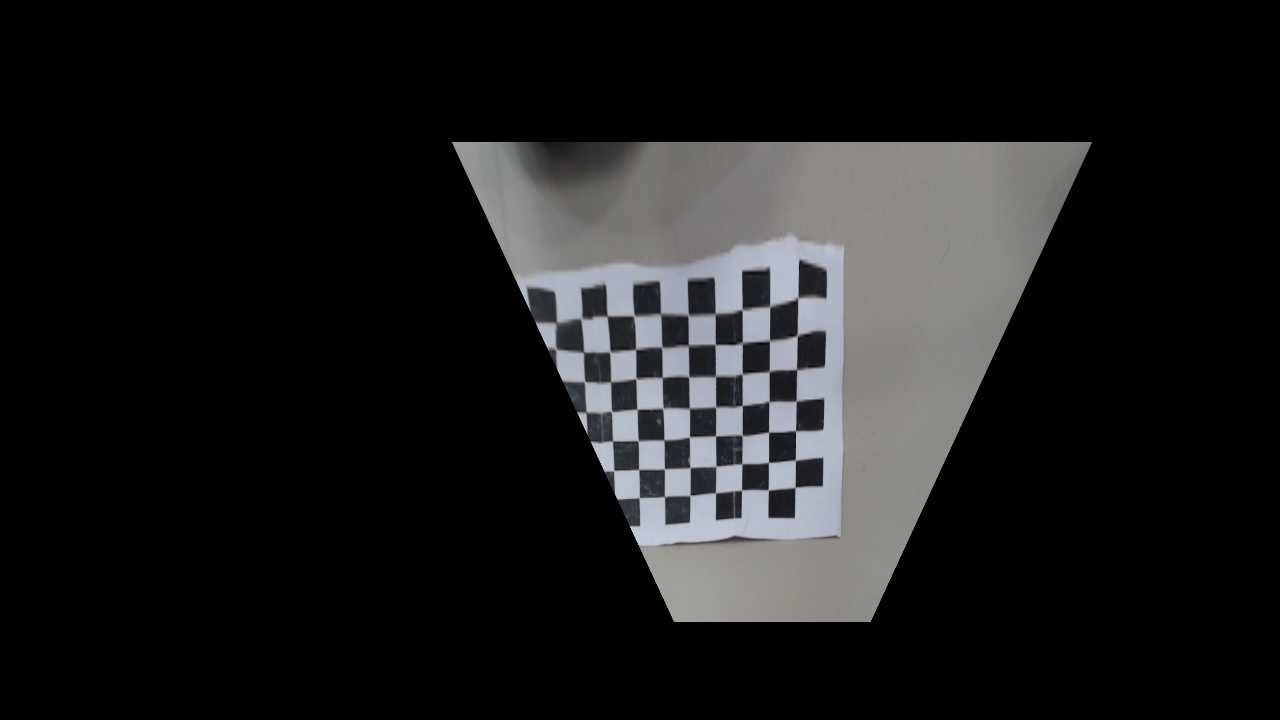
//> input picture Deva/working/f1.jpg, 1280 x 720 px
$ ./mask3   (built with g++ and OpenCV 4)
//> lines starting //> are read from the running program, lines starting //| are printed output that depends on the picture; after the words box and inside, x2 and y2 are one past the last pixel; in counts of white or black regions, pixels touching at a corner belong together
#include <opencv2/opencv.hpp>
#include <iostream>

using namespace cv;
using namespace std;

int main(int argc, char **argv) {

	// Load the image in BGR format
	Mat img  =  imread("f1.jpg");
//> img is the input picture: 720 rows x 1280 cols, CV_8UC3; mean B, G, R 28.5, 28.2, 28.1
	Mat img1 =  imread("f2.jpg");
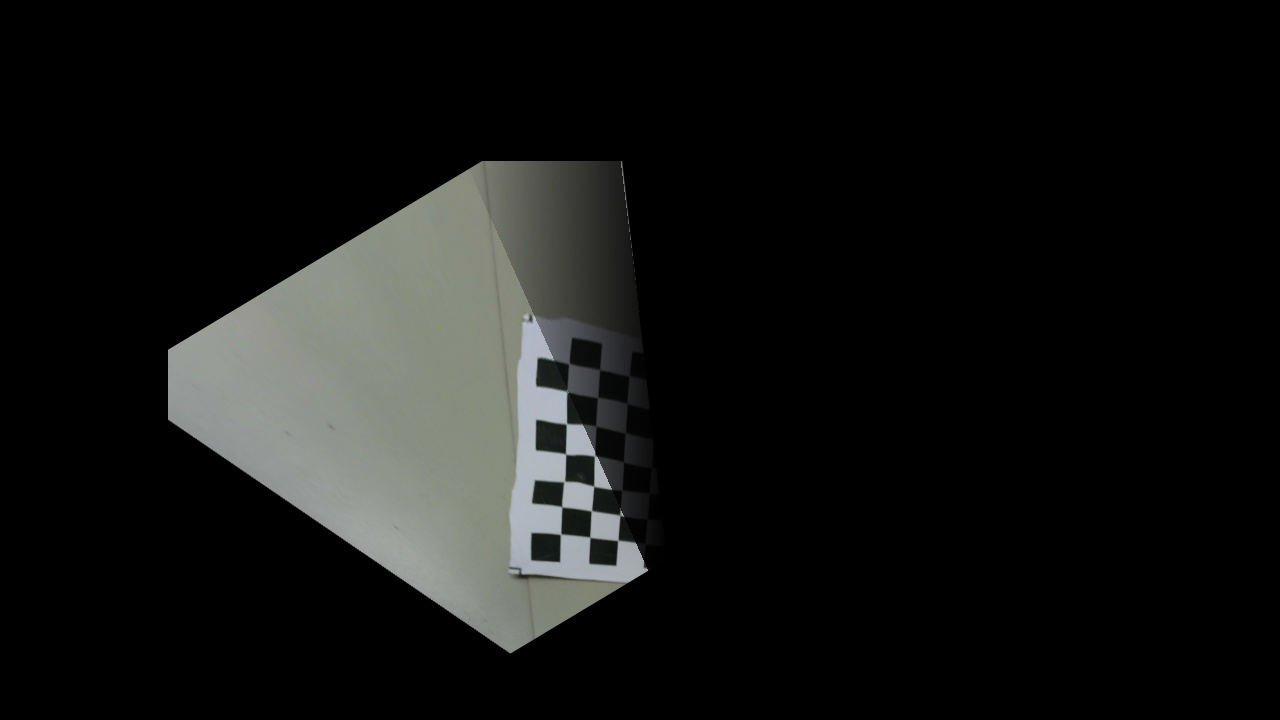
//> input picture Deva/working/f2.jpg, 1280 x 720 px
//> img1 is the input picture: 720 rows x 1280 cols, CV_8UC3; mean B, G, R 20.1, 21.3, 20.5

	// Check if the image is loaded correctly
	if (img.empty() || img1.empty()) {
		cerr << "Error loading image!" << endl;
		return -1;
	}

	int x_start = 416;  // x-coordinate of the top-left corner of the rectangle
	int y_start = 293;  // y-coordinate of the top-left corner
	int width   = 77;    // Width of the region
	int height  = 218;   // Height of the region

	// Extract the region of interest (ROI) from the original image
	cv::Mat roi = img(cv::Rect(x_start, y_start, width, height));
//> roi: 218 rows x 77 cols, CV_8UC3; every value is 0
	cv::Mat roi1 = img1(cv::Rect(x_start, y_start, width, height));
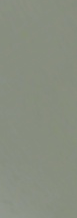
//> roi1: 218 rows x 77 cols, CV_8UC3; mean B, G, R 127.8, 141.8, 135.9

	// [9 lines of commented-out code are left out]

	cv::Mat gradient(roi.size(), CV_32F); // Using 32-bit float for better precision
	cv::Mat gradient1(roi1.size(), CV_32F); // Using 32-bit float for better precision

	// [8 lines of commented-out code are left out]

	float slope = -0.0072f;
	float absolute_slope = std::abs(slope);
	/* 1 --- 0 */
	for (int y = 0; y < roi.rows; y++) {
		for (int x = 0; x < roi.cols; x++) {
			// Linearly decrease intensity from 1 (max) to 0 (min) across the width
			//float intensity = 1.0f - (float(x) / float(roi_gray3.cols));
			//gradient3.at<float>(y, x) = intensity;  // Set the gradient intensity

			if (y >= absolute_slope * x) {
				gradient.at<float>(y, x) = 0.7f;  // After the diagonal (below), set mask value to 1
			} else {
				gradient.at<float>(y, x) = 0.5f;  // Before the diagonal (above), set mask value to 0
			}
		}
	}
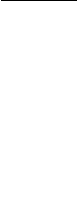
//> gradient: 218 rows x 77 cols, CV_32FC1; values 0.5 (black) and 0.7 (white), 99.5% white; black in thin lines or dots, all inside (x1, y1, x2, y2) = (1, 0, 77, 1)

	/* 0 --- 1 */
	for (int y = 0; y < roi1.rows; y++) {
		for (int x = 0; x < roi1.cols; x++) {
			// Linearly decrease intensity from 1 (max) to 0 (min) across the width
			//float intensity = 1.0f - (float(x) / float(roi_gray3.cols));
			//gradient3.at<float>(y, x) = intensity;  // Set the gradient intensity

			if (y >= absolute_slope * x) {
				gradient1.at<float>(y, x) = 0.3f;  // After the diagonal (below), set mask value to 1
			} else {
				gradient1.at<float>(y, x) = 0.5f;  // Before the diagonal (above), set mask value to 0
			}
		}
	}
	// [10 lines of commented-out code are left out]
	cout << "f" << endl;
	//multiply(roi, gradient, roi);

	for (int y = 0; y < roi.rows; y++) {
		for (int x = 0; x < roi.cols; x++) {
			// Extract BGR values of the pixel
			Vec3b pixel = roi.at<Vec3b>(y, x);  // Access BGR channels of the pixel

			// Apply the gradient to each channel (B, G, R)
			pixel[0] = cv::saturate_cast<uchar>(pixel[0] * gradient.at<float>(y, x)); // Blue channel
			pixel[1] = cv::saturate_cast<uchar>(pixel[1] * gradient.at<float>(y, x)); // Green channel
			pixel[2] = cv::saturate_cast<uchar>(pixel[2] * gradient.at<float>(y, x)); // Red channel

			// Set the modified pixel back to the ROI
			roi.at<Vec3b>(y, x) = pixel;
		}
	}

	cout << "f" << endl;
	// [5 lines of commented-out code are left out]

	for (int y = 0; y < roi1.rows; y++) {
		for (int x = 0; x < roi1.cols; x++) {
			// Extract BGR values of the pixel
			Vec3b pixel = roi1.at<Vec3b>(y, x);  // Access BGR channels of the pixel

			// Apply the gradient to each channel (B, G, R)
			pixel[0] = cv::saturate_cast<uchar>(pixel[0] * gradient1.at<float>(y, x)); // Blue channel
			pixel[1] = cv::saturate_cast<uchar>(pixel[1] * gradient1.at<float>(y, x)); // Green channel
			pixel[2] = cv::saturate_cast<uchar>(pixel[2] * gradient1.at<float>(y, x)); // Red channel

			// Set the modified pixel back to the ROI
			roi1.at<Vec3b>(y, x) = pixel;
		}
	}
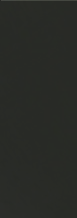
//> roi1: 218 rows x 77 cols, CV_8UC3; mean B, G, R 38.5, 42.7, 40.7
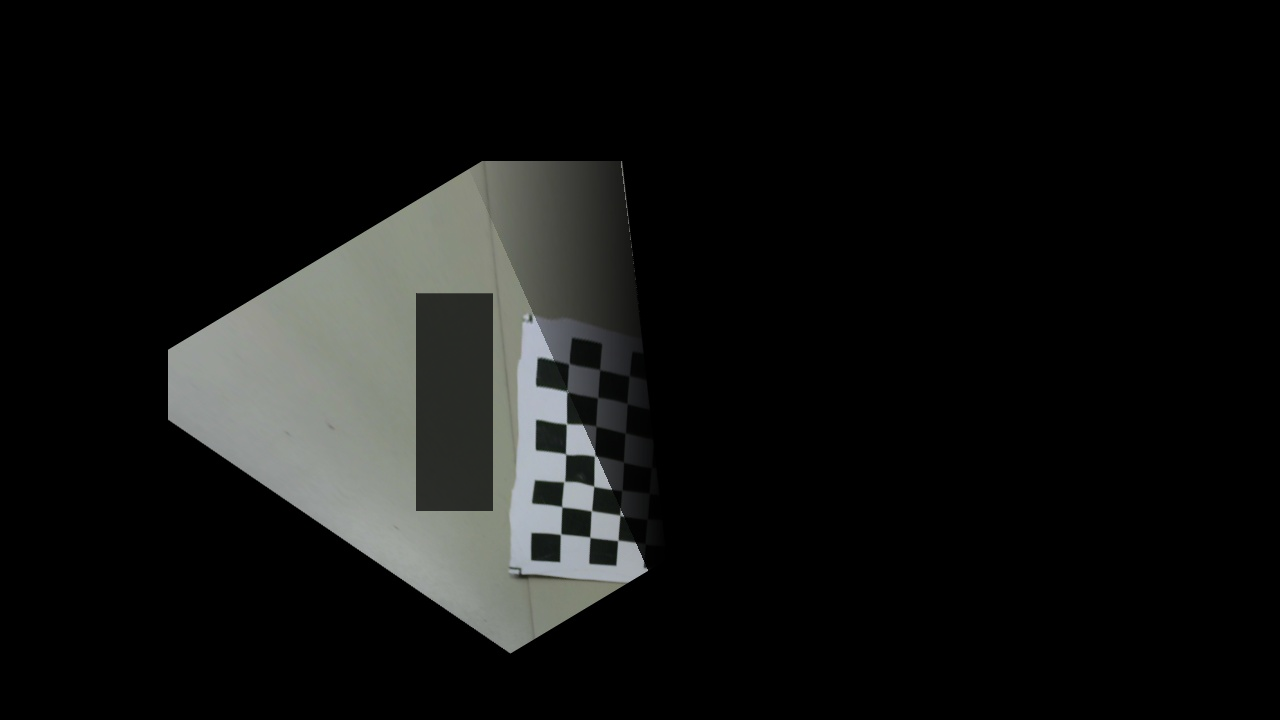
//> img1: 720 rows x 1280 cols, CV_8UC3; 1.82% of pixels changed, all inside (x1, y1, x2, y2) = (416, 293, 493, 511)

	// Convert the modified grayscale image back to a 3-channel BGR image
	cv::Mat roi_bgr;
	cv::Mat roi_bgr1;

	//cv::cvtColor(roi_gray, roi_bgr, cv::COLOR_GRAY2BGR);
	//cv::cvtColor(roi_gray1, roi_bgr1, cv::COLOR_GRAY2BGR);
	cout << "hereh" << endl;
	// Now replace the ROI in the original image with the modified ROI
	roi.copyTo(roi);
	roi1.copyTo(roi1);

	cv::Mat canvas3(Size(1280, 720), img1.type(), Scalar(0, 0, 0));
	cv::add(img,img1,canvas3);
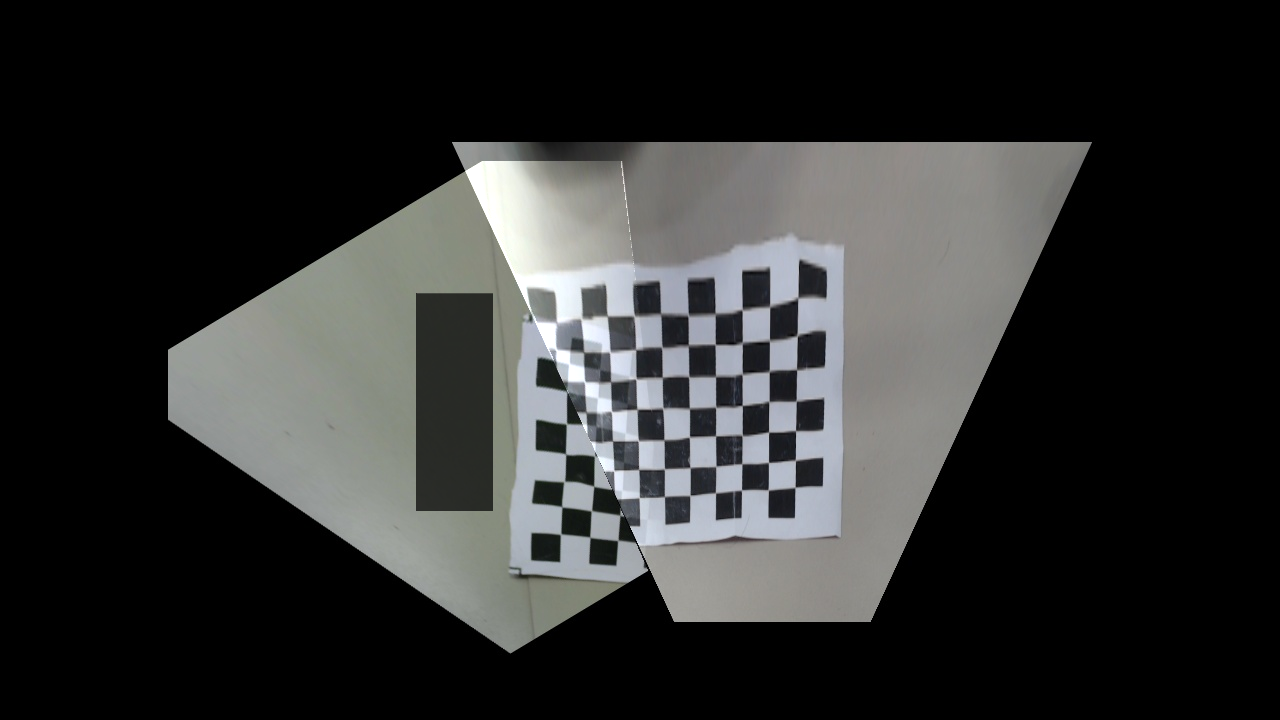
//> canvas3: 720 rows x 1280 cols, CV_8UC3; mean B, G, R 46.9, 47.6, 46.8
	cv::imshow("final", canvas3);
	cv::waitKey(0);  // Wait for a key press
	imwrite("final_0.jpg",canvas3);

	return 0;
}
